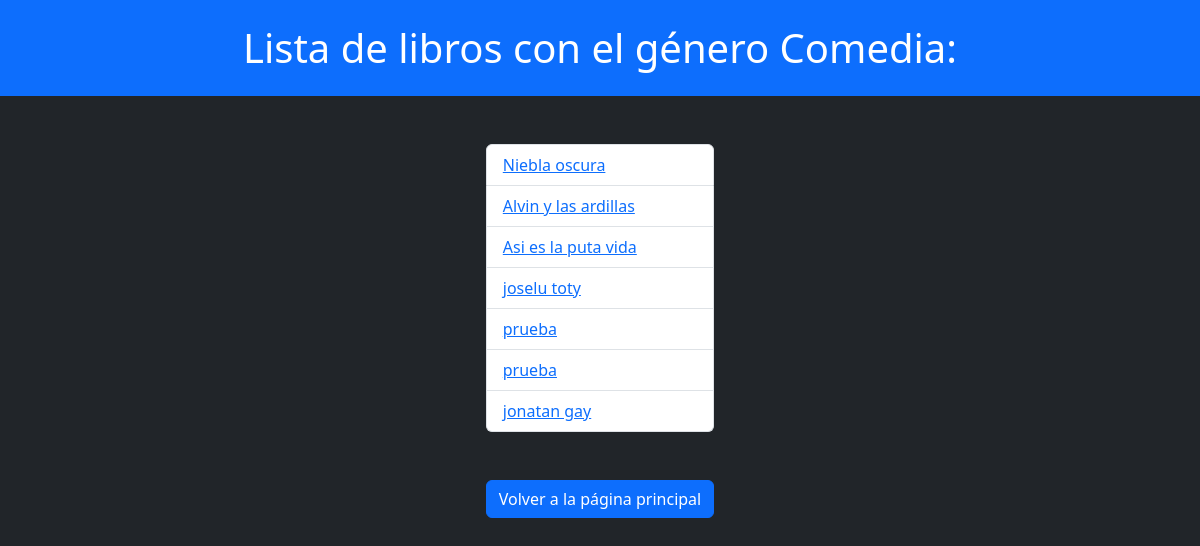
Page /books/generos/Comedia/ (signed in) on the committed database.
### books/models.py (models this page shows, shortened)
class Genre(models.Model):
    name = models.CharField(max_length=50)
    def __str__(self):
        return f"{self.name}"

class Book(models.Model):
    title = models.CharField(max_length=50)
    authors = models.ForeignKey(Author, on_delete=models.CASCADE)
    genre = models.ForeignKey('Genre', on_delete=models.CASCADE)
    publish_date = models.DateTimeField()
    sumary = models.TextField()

### books/views.py (the view)
# urls.py: path("generos/<str:genre_name>/", views.genre_detail, name='genre_detail'),
@login_required(login_url='login')
def genre_detail(request, genre_name):
    genre = get_object_or_404(Genre, name=genre_name)
    libros = Book.objects.filter(genre=genre)
    return render(request, template_name="books/librosgen.html", context={"genre": genre, "libros": libros})

### books/templates/books/librosgen.html (shortened to what this page needs)
<!DOCTYPE html>
<html lang="en">
<head>
    <link href="https://cdn.jsdelivr.net/npm/bootstrap@5.3.3/dist/css/bootstrap.min.css" rel="stylesheet">
</head>
<body class="text-bg-dark">
<h1 class="container-fluid text-center text-bg-primary p-4">Lista de libros con el género {{ genre }}:</h1>
<div class="d-grid mt-5 justify-content-center">
    <ul class="list-group">
        {% for libro in libros %}
            <li class="list-group-item"><a href="{% url 'books:detail' libro.id %}"> {{ libro.title }}</a></li>
        {%  endfor %}
    </ul>
    <a class="mt-5" href="{% url 'books:index' %}"><button class="btn btn-primary" type="button">Volver a la página principal</button></a>
</div>
</body>
</html>

### rows in the picture
Genre: name "Comedia"
Book: title "Niebla oscura"
Book: title "Alvin y las ardillas"
Book: title "Asi es la puta vida"
Book: title "joselu toty"
Book: title "prueba"
Book: title "prueba"
Book: title "jonatan gay"
